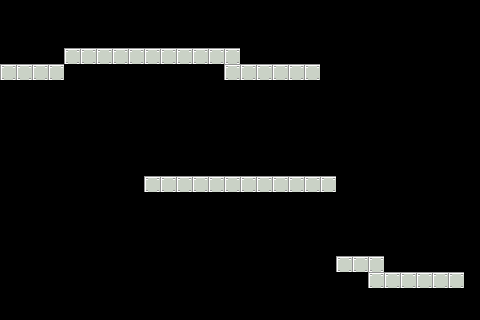

Below is a game level as drawn by its tile map, then a one-line description and the .tmx file that defines it, in full:
An orthogonal 30x20 tile map with 16x16 px tiles, 1 tile layer (Tile Layer 1) and 4 objects.

<map version="1.5" tiledversion="1.7.1" orientation="orthogonal" renderorder="right-down" width="30" height="20" tilewidth="16" tileheight="16" infinite="0" nextlayerid="3" nextobjectid="9">
 <editorsettings>
  <export target="test-map-5.json" format="json" />
 </editorsettings>
 <tileset firstgid="1" name="tileset" tilewidth="16" tileheight="16" tilecount="36" columns="6">
  <image source="tileset.png" width="96" height="96" />
 </tileset>
 <layer id="1" name="Tile Layer 1" width="30" height="20">
  <data encoding="csv">
0,0,0,0,0,0,0,0,0,0,0,0,0,0,0,0,0,0,0,0,0,0,0,0,0,0,0,0,0,0,
0,0,0,0,0,0,0,0,0,0,0,0,0,0,0,0,0,0,0,0,0,0,0,0,0,0,0,0,0,0,
0,0,0,0,0,0,0,0,0,0,0,0,0,0,0,0,0,0,0,0,0,0,0,0,0,0,0,0,0,0,
0,0,0,0,7,7,7,7,7,7,7,7,7,7,7,0,0,0,0,0,0,0,0,0,0,0,0,0,0,0,
7,7,7,7,0,0,0,0,0,0,0,0,0,0,7,7,7,7,7,7,0,0,0,0,0,0,0,0,0,0,
0,0,0,0,0,0,0,0,0,0,0,0,0,0,0,0,0,0,0,0,0,0,0,0,0,0,0,0,0,0,
0,0,0,0,0,0,0,0,0,0,0,0,0,0,0,0,0,0,0,0,0,0,0,0,0,0,0,0,0,0,
0,0,0,0,0,0,0,0,0,0,0,0,0,0,0,0,0,0,0,0,0,0,0,0,0,0,0,0,0,0,
0,0,0,0,0,0,0,0,0,0,0,0,0,0,0,0,0,0,0,0,0,0,0,0,0,0,0,0,0,0,
0,0,0,0,0,0,0,0,0,0,0,0,0,0,0,0,0,0,0,0,0,0,0,0,0,0,0,0,0,0,
0,0,0,0,0,0,0,0,0,0,0,0,0,0,0,0,0,0,0,0,0,0,0,0,0,0,0,0,0,0,
0,0,0,0,0,0,0,0,0,7,7,7,7,7,7,7,7,7,7,7,7,0,0,0,0,0,0,0,0,0,
0,0,0,0,0,0,0,0,0,0,0,0,0,0,0,0,0,0,0,0,0,0,0,0,0,0,0,0,0,0,
0,0,0,0,0,0,0,0,0,0,0,0,0,0,0,0,0,0,0,0,0,0,0,0,0,0,0,0,0,0,
0,0,0,0,0,0,0,0,0,0,0,0,0,0,0,0,0,0,0,0,0,0,0,0,0,0,0,0,0,0,
0,0,0,0,0,0,0,0,0,0,0,0,0,0,0,0,0,0,0,0,0,0,0,0,0,0,0,0,0,0,
0,0,0,0,0,0,0,0,0,0,0,0,0,0,0,0,0,0,0,0,0,7,7,7,0,0,0,0,0,0,
0,0,0,0,0,0,0,0,0,0,0,0,0,0,0,0,0,0,0,0,0,0,0,7,7,7,7,7,7,0,
0,0,0,0,0,0,0,0,0,0,0,0,0,0,0,0,0,0,0,0,0,0,0,0,0,0,0,0,0,0,
0,0,0,0,0,0,0,0,0,0,0,0,0,0,0,0,0,0,0,0,0,0,0,0,0,0,0,0,0,0
</data>
 </layer>
 <objectgroup id="2" name="enemies">
  <object id="5" gid="2" x="0" y="16" width="16" height="16" />
  <object id="6" gid="2" x="144" y="176" width="16" height="16" />
  <object id="7" gid="2" x="336" y="256" width="16" height="16" />
  <object id="8" gid="2" x="304" y="64" width="16" height="16" />
 </objectgroup>
</map>
